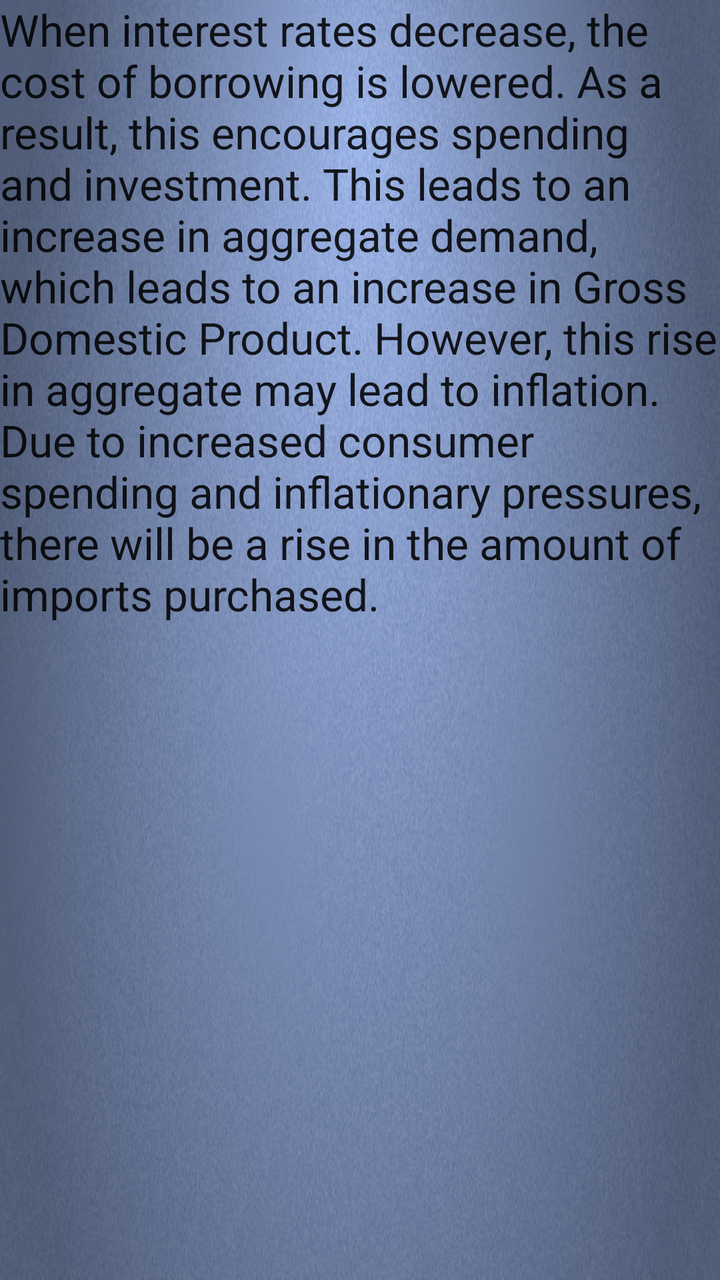
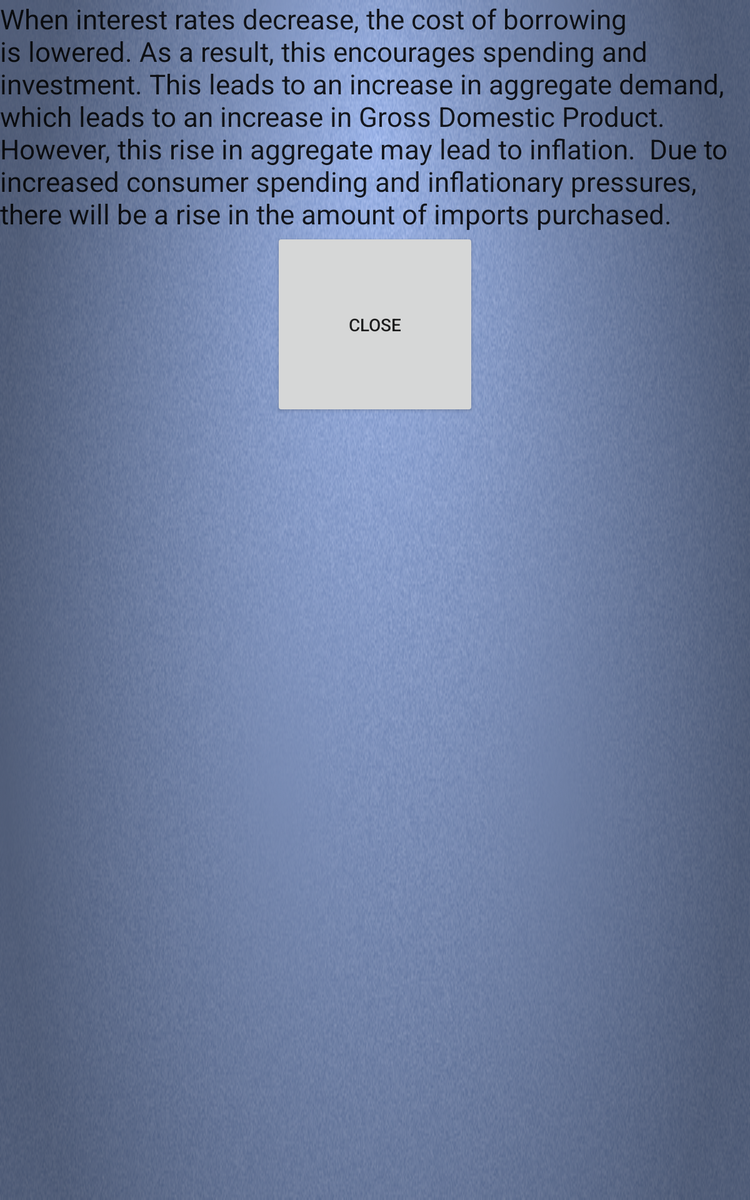

First picture: res/layout/ on a phone held upright. Second picture: the repository's own variant of that layout, on a device whose configuration matches the variant's folder. Source for both follows.
<!-- AndroidManifest.xml: application theme AppTheme -->
<!-- res/layout/pop_up.xml -->
<?xml version="1.0" encoding="utf-8"?>
<LinearLayout xmlns:android="http://schemas.android.com/apk/res/android"
    android:orientation="vertical" android:layout_width="match_parent"
    android:layout_height="match_parent"
    android:background="@drawable/bklow"
    android:weightSum="1">

    <TextView
        android:layout_width="wrap_content"
        android:layout_height="wrap_content"
        android:textAppearance="?android:attr/textAppearanceLarge"
        android:text="When interest rates decrease, the cost of borrowing is lowered. As a result, this encourages spending and investment. This leads to an increase in aggregate demand, which leads to an increase in Gross Domestic Product. However, this rise in aggregate may lead to inflation.

Due to increased consumer spending and inflationary pressures, there will be a rise in the amount of imports purchased.
"
        android:id="@+id/textView"
        android:layout_centerVertical="true"
        android:layout_centerHorizontal="true" />

</LinearLayout>
<!-- resources referenced by this layout -->
<resources>
  <!-- drawable bklow: png bitmap (drawable, 587357 bytes) -->
  <style name="AppTheme" parent="Theme.AppCompat.Light.DarkActionBar">
          <item name="colorPrimary">@color/primary</item>
          <item name="colorPrimaryDark">@color/primary_dark</item>
      </style>
  <color name="primary_dark">#8D6E63</color>
</resources>
<!-- res/layout-large/pop_up.xml (the author's variant of the layout above) -->
<!-- drawn on a 7-inch tablet held upright -->
<?xml version="1.0" encoding="utf-8"?>
<LinearLayout xmlns:android="http://schemas.android.com/apk/res/android"
    android:orientation="vertical" android:layout_width="match_parent"
    android:layout_height="match_parent"
    android:background="@drawable/bklow"
    android:id="@+id/closeBtn">

    <TextView
        android:layout_width="wrap_content"
        android:layout_height="wrap_content"
        android:textAppearance="?android:attr/textAppearanceLarge"
        android:text="When interest rates decrease, the cost of borrowing is lowered. As a result, this encourages spending and investment. This leads to an increase in aggregate demand, which leads to an increase in Gross Domestic Product. However, this rise in aggregate may lead to inflation.

Due to increased consumer spending and inflationary pressures, there will be a rise in the amount of imports purchased.
"
        android:id="@+id/textView"
        android:layout_centerVertical="true"
        android:layout_centerHorizontal="true" />

    <Button
        android:layout_width="162dp"
        android:layout_height="148dp"
        android:text="Close"
        android:id="@+id/button5"
        android:layout_gravity="center_horizontal" />

</LinearLayout>
